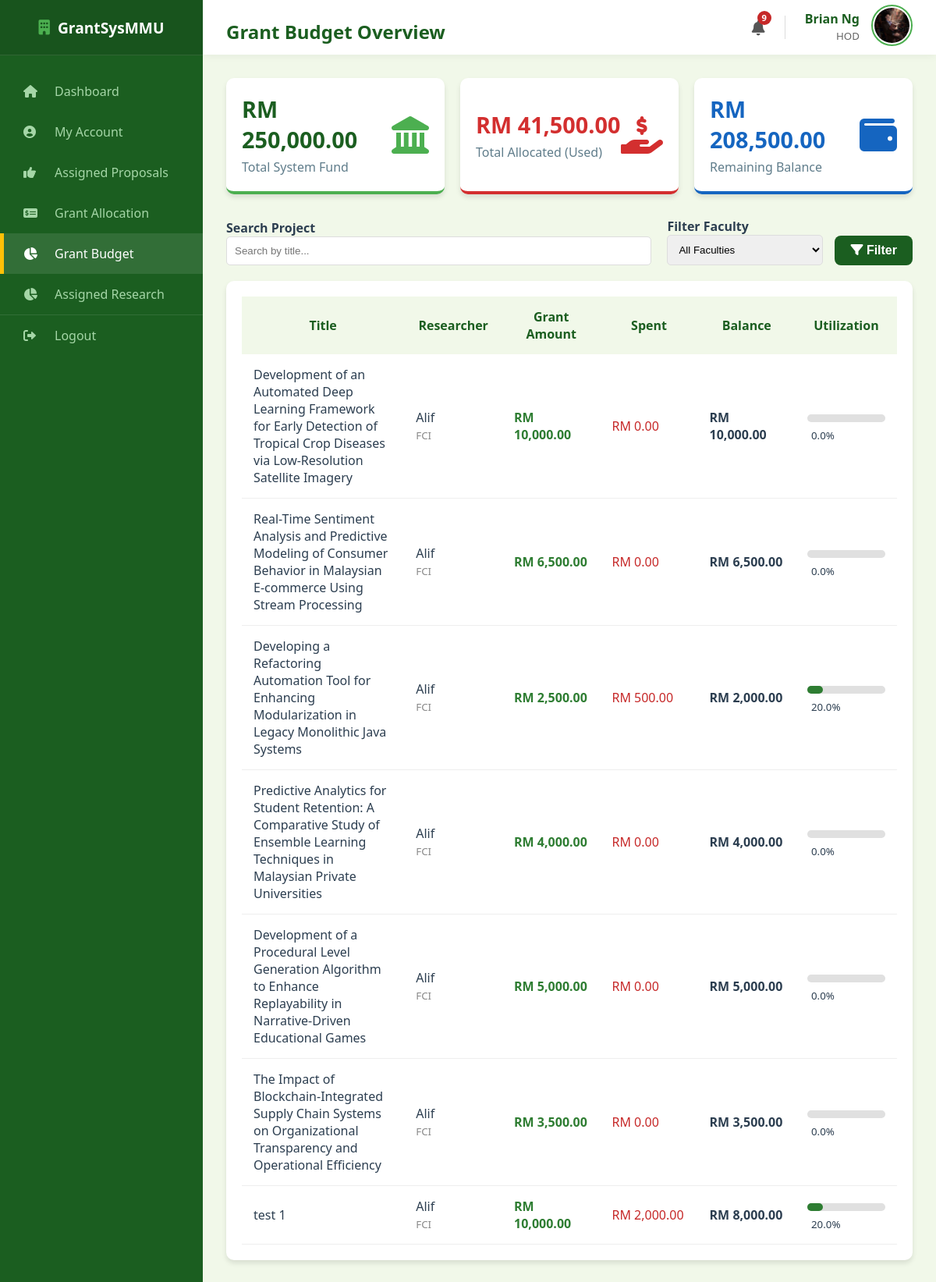
Page /hod/grant_budget (signed in) on the earlier database version.
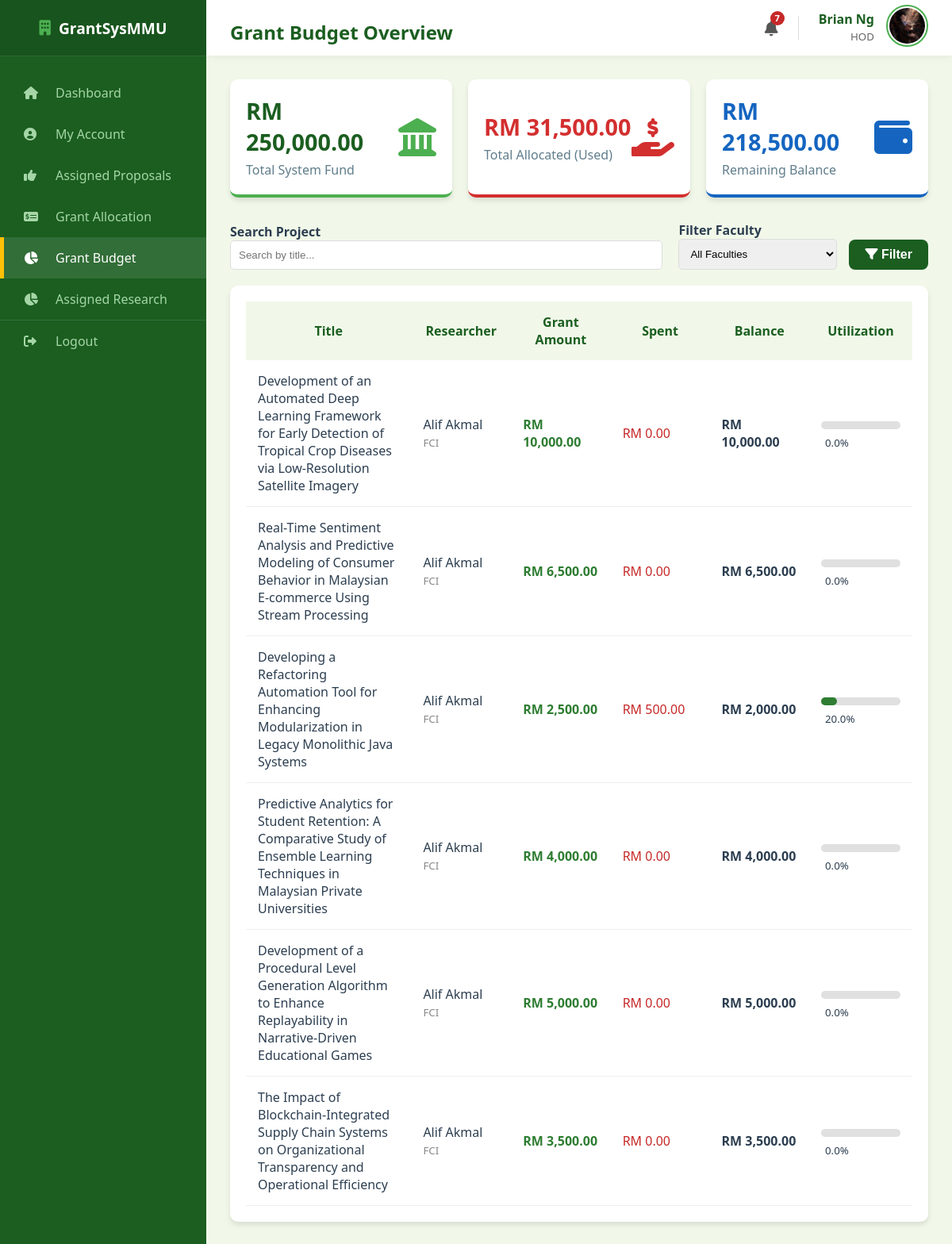
Same page on the later database version.
### models.py (models this page shows, shortened)
class Grant(db.Model):
    __tablename__ = "grant"
    grant_id = db.Column(db.Integer, primary_key=True)
    grant_amount = db.Column(db.Float, nullable=False)
    award_date = db.Column(db.DateTime, default=malaysia_now)
    proposal_id = db.Column(
        db.Integer, db.ForeignKey("proposal.proposal_id"), nullable=False
    )
    proposal = db.relationship(
        "Proposal", backref=db.backref("grant_award", uselist=False)
    )

class Proposal(db.Model):
    __tablename__ = "proposal"
    proposal_id = db.Column(db.Integer, primary_key=True)
    title = db.Column(db.String(255), nullable=False)
    research_area = db.Column(db.String(100), nullable=False, default="General")
    requested_budget = db.Column(db.Float, nullable=False)
    status = db.Column(db.String(30), nullable=False, default="Draft")
    submission_date = db.Column(db.Date, default=malaysia_now)
    document_file = db.Column(db.String(100), nullable=True)
    review_score = db.Column(db.Integer, nullable=True)
    review_feedback = db.Column(db.Text, nullable=True)
    review_draft = db.Column(db.Text, nullable=True)
    researcher_id = db.Column(
        db.Integer, db.ForeignKey("researcher.researcher_id"), nullable=False
    )
    cycle_id = db.Column(
        db.Integer, db.ForeignKey("grant_cycle.cycle_id"), nullable=False
    )
    assigned_reviewer_id = db.Column(
        db.Integer, db.ForeignKey("reviewer.reviewer_id"), nullable=True
    )
    assigned_hod_id = db.Column(db.Integer, db.ForeignKey("hod.hod_id"), nullable=True)
    reviewer = db.relationship("Reviewer", foreign_keys=[assigned_reviewer_id])
    hod = db.relationship("HOD", foreign_keys=[assigned_hod_id])
    deadlines = db.relationship(
        "Deadline", backref="proposal", cascade="all, delete-orphan"
    )

class User(db.Model):
    __tablename__ = "user"
    mmu_id = db.Column(db.String(15), primary_key=True)
    name = db.Column(db.String(150), nullable=False)
    email = db.Column(db.String(100), unique=True, nullable=False)
    password = db.Column(db.String(100), nullable=False)
    faculty = db.Column(db.String(100), nullable=False)
    user_role = db.Column(db.String(25), nullable=False)
    profile_image = db.Column(db.String(20), nullable=False, default="default.jpg")
    phone_number = db.Column(db.String(20), nullable=True)
    admin_profile = db.relationship(
        "Admin", backref="user_info", uselist=False, cascade="all, delete-orphan"
    )
    researcher_profile = db.relationship(
        "Researcher", backref="user_info", uselist=False, cascade="all, delete-orphan"
    )
    reviewer_profile = db.relationship(
        "Reviewer", backref="user_info", uselist=False, cascade="all, delete-orphan"
    )
    hod_profile = db.relationship(
        "HOD", backref="user_info", uselist=False, cascade="all, delete-orphan"
    )

### routes/hod_routes.py (the view)
@hod_bp.route("/hod/grant_budget")
def hod_grant_budget():
    if session.get("role") != "HOD":
        return redirect(url_for("hod.hod_login"))
    user = User.query.get(session["user_id"])
    current_hod = HOD.query.filter_by(mmu_id=user.mmu_id).first()
    total_budget_in = db.session.query(func.sum(Budget.amount)).scalar() or 0.0
    total_grants_out = db.session.query(func.sum(Grant.grant_amount)).scalar() or 0.0
    remaining_balance = total_budget_in - total_grants_out
    search_query = request.args.get("search", "")
    filter_faculty = request.args.get("faculty", "")
    page = request.args.get("page", 1, type=int)
    per_page = 8
    query = (
        Proposal.query.join(Grant)
        .filter(Proposal.assigned_hod_id == current_hod.hod_id)
        .join(Researcher)
        .join(User)
    )
    if search_query:
        query = query.filter(Proposal.title.ilike(f"%{search_query}%"))
    if filter_faculty:
        query = query.filter(User.faculty == filter_faculty)
    pagination = query.paginate(page=page, per_page=per_page, error_out=False)
    proposal_data = []
    for p in pagination.items:
        spent = (
            db.session.query(func.sum(ProgressReport.financial_usage))
            .filter_by(proposal_id=p.proposal_id)
            .scalar()
            or 0.0
        )
        grant_amount = p.grant_award.grant_amount
        proposal_data.append(
            {
                "proposal": p,
                "spent": spent,
                "grant_amount": grant_amount,
                "balance": grant_amount - spent,
                "utilization": (spent / grant_amount * 100) if grant_amount > 0 else 0,
            }
        )
    return render_template(
        "hod_grant_budget.html",
        user=user,
        total_fund=total_budget_in,
        total_allocated=total_grants_out,
        current_balance=remaining_balance,
        proposal_data=proposal_data,
        pagination=pagination,
        faculties=Faculty.query.all(),
    )

### main.py (called while the page is built)
@app.context_processor
def inject_notifications():
    if "user_id" in session:
        unread = Notification.query.filter_by(recipient_id=session["user_id"], is_read=False).count()
        return dict(unread_notifications=unread)
    return dict(unread_notifications=0)

### templates/hod_grant_budget.html (shortened to what the changed rows need)
<!DOCTYPE html>
<html lang="en">
<head>
    <link rel="stylesheet" type="text/css" href="{{ url_for('static', filename='style.css') }}">
    <link rel="stylesheet" href="https://cdnjs.cloudflare.com/ajax/libs/font-awesome/6.0.0/css/all.min.css">
</head>
<body>
    <div class="dashboard-container">
        <div class="main-content">
            <div class="top-bar">
                <h2>Grant Budget Overview</h2>
                <div style="display: flex; align-items: center; gap: 25px;">
                    <a href="{{ url_for('auth.view_notifications') }}"
                        style="position: relative; color: #555; font-size: 1.2rem; text-decoration: none;">
                        <i class="fas fa-bell"></i>
                        {% if unread_notifications > 0 %}
                        <span
                            style="position: absolute; top: -8px; right: -8px; background: #c62828; color: white; border-radius: 50%; width: 18px; height: 18px; font-size: 0.7rem; display: flex; align-items: center; justify-content: center; font-weight: bold;">
                            {{ unread_notifications }}
                        </span>
                        {% endif %}
                    </a>
                </div>
            </div>
            <div class="content-wrapper">
                <div class="stats-grid">
                    <div class="stat-card" style="border-bottom-color: #d32f2f;">
                        <div class="stat-info">
                            <h3 style="color: #d32f2f; font-size: 1.8rem;">RM {{ "{:,.2f}".format(total_allocated) }}</h3>
                            <p>Total Allocated (Used)</p>
                        </div>
                    </div>
                    <div class="stat-card" style="border-bottom-color: #1565c0;">
                        <div class="stat-info">
                            <h3 style="color: #1565c0; font-size: 1.8rem;">RM {{ "{:,.2f}".format(current_balance) }}</h3>
                            <p>Remaining Balance</p>
                        </div>
                    </div>
                </div>
                <div class="table-card">
                    <table style="width: 100%; border-collapse: collapse;">
                        <thead>
                            <tr style="background: #f1f8e9; color: #1b5e20;">
                                <th style="padding: 15px; width:25%;">Title</th>
                                <th style="padding: 15px; width:15%;">Researcher</th>
                                <th style="padding: 15px; width:15%;">Grant Amount</th>
                                <th style="padding: 15px; width:15%;">Spent</th>
                                <th style="padding: 15px; width:15%;">Balance</th>
                                <th style="padding: 15px; width:15%;">Utilization</th>
                            </tr>
                        </thead>
                        <tbody>
                            {% for item in proposal_data %}
                            <tr style="border-bottom: 1px solid #eee;">
                                <td style="padding: 15px; font-weight: 500;">{{ item.proposal.title }}</td>
                                <td style="padding: 15px;">{{ item.proposal.researcher.user_info.name }}<br><small style="color:#888;">{{ item.proposal.researcher.user_info.faculty }}</small></td>
                                <td style="padding: 15px; color: #2e7d32; font-weight: bold;">RM {{ "{:,.2f}".format(item.grant_amount) }}</td>
                                <td style="padding: 15px; color: #c62828;">RM {{ "{:,.2f}".format(item.spent) }}</td>
                                <td style="padding: 15px; font-weight: bold;">RM {{ "{:,.2f}".format(item.balance) }}</td>
                                <td style="padding: 15px;">
                                    <div style="background: #e0e0e0; border-radius: 10px; height: 10px; width: 100px; display: inline-block;">
                                        <div style="background: {% if item.utilization > 90 %}#c62828{% elif item.utilization > 50 %}#fbc02d{% else %}#2e7d32{% endif %};
                                                    width: {{ item.utilization if item.utilization <= 100 else 100 }}%; height: 100%; border-radius: 10px;"></div>
                                    </div>
                                    <small style="margin-left: 5px;">{{ "{:.1f}".format(item.utilization) }}%</small>
                                </td>
                            </tr>
                            {% else %}
                            <tr>
                                <td colspan="6" style="padding: 20px; text-align: center; color: #777;">No active grants found matching your criteria.</td>
                            </tr>
                            {% endfor %}
                        </tbody>
                    </table>
                </div>
            </div>
        </div>
    </div>
</body>
</html>

Differences in the rows shown:
removed Grant: proposal "test 1", proposal.researcher.user_info.name "Alif", proposal.researcher.user_info.faculty "FCI", grant_amount "10,000.00", spent "2,000.00", balance "8,000.00", utilization "20.0"
changed through a linked row, Grant (number 1 of 6 on the later page): proposal.researcher.user_info.name "Alif" → "Alif Akmal"
changed through a linked row, Grant (number 2 of 6 on the later page): proposal.researcher.user_info.name "Alif" → "Alif Akmal"
changed through a linked row, Grant (number 3 of 6 on the later page): proposal.researcher.user_info.name "Alif" → "Alif Akmal"
changed through a linked row, Grant (number 4 of 6 on the later page): proposal.researcher.user_info.name "Alif" → "Alif Akmal"
changed through a linked row, Grant (number 5 of 6 on the later page): proposal.researcher.user_info.name "Alif" → "Alif Akmal"
changed through a linked row, Grant (number 6 of 6 on the later page): proposal.researcher.user_info.name "Alif" → "Alif Akmal"
Other differences:
{{ unread_notifications }}: "9" → "7"
{{ "{:,.2f}".format(total_allocated) }}: "41,500.00" → "31,500.00"
{{ "{:,.2f}".format(current_balance) }}: "208,500.00" → "218,500.00"
